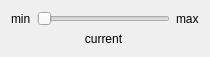
<?xml version="1.0" encoding="UTF-8"?>
<ui version="4.0">
 <class>FloatSlider</class>
 <widget class="QWidget" name="FloatSlider">
  <property name="geometry">
   <rect>
    <x>0</x>
    <y>0</y>
    <width>210</width>
    <height>50</height>
   </rect>
  </property>
  <property name="windowTitle">
   <string>Form</string>
  </property>
  <layout class="QGridLayout" name="gridLayout">
   <item row="0" column="0">
    <widget class="QLabel" name="lblMin">
     <property name="text">
      <string>min</string>
     </property>
    </widget>
   </item>
   <item row="0" column="1">
    <widget class="QSlider" name="horizontalSlider">
     <property name="maximum">
      <number>100</number>
     </property>
     <property name="orientation">
      <enum>Qt::Horizontal</enum>
     </property>
    </widget>
   </item>
   <item row="0" column="2">
    <widget class="QLabel" name="lblMax">
     <property name="text">
      <string>max</string>
     </property>
    </widget>
   </item>
   <item row="1" column="1">
    <widget class="QLabel" name="lblCurrent">
     <property name="text">
      <string>current</string>
     </property>
     <property name="alignment">
      <set>Qt::AlignCenter</set>
     </property>
    </widget>
   </item>
  </layout>
 </widget>
 <resources/>
 <connections/>
</ui>
